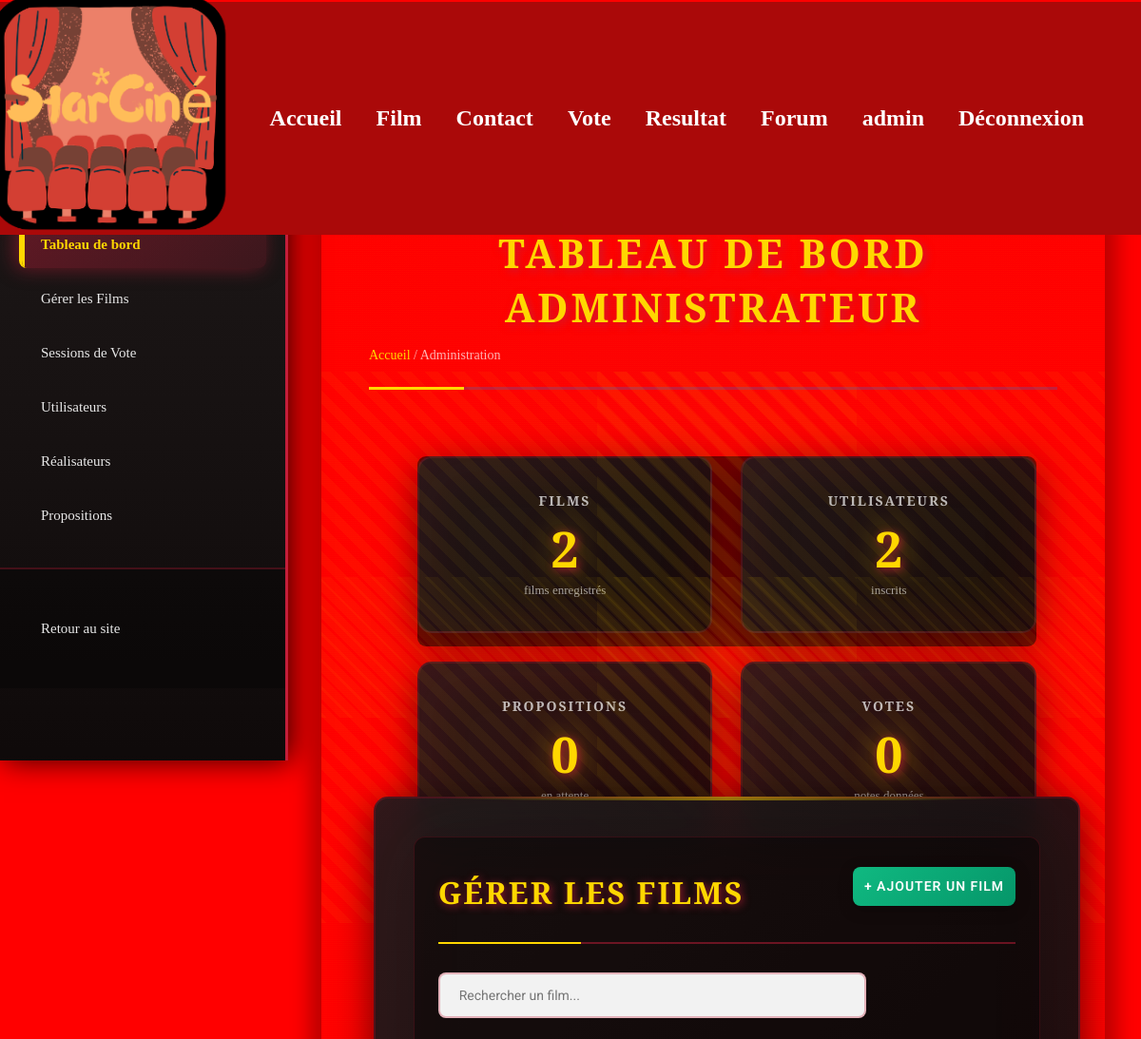
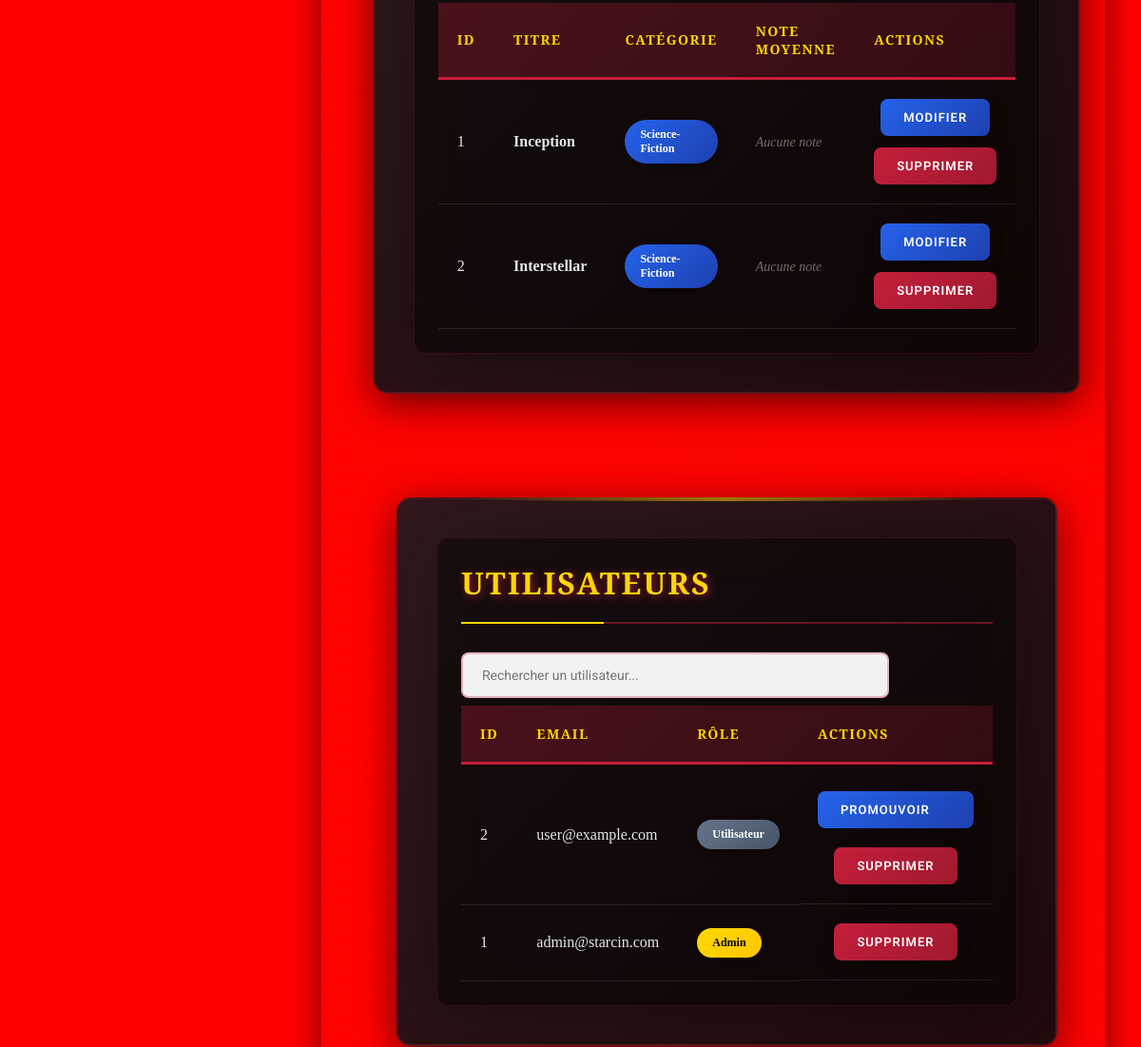
/index.php?action=admin_dashboard (signed in, upper part), run on an earlier commit of the app's database (2 pictures, top to bottom).
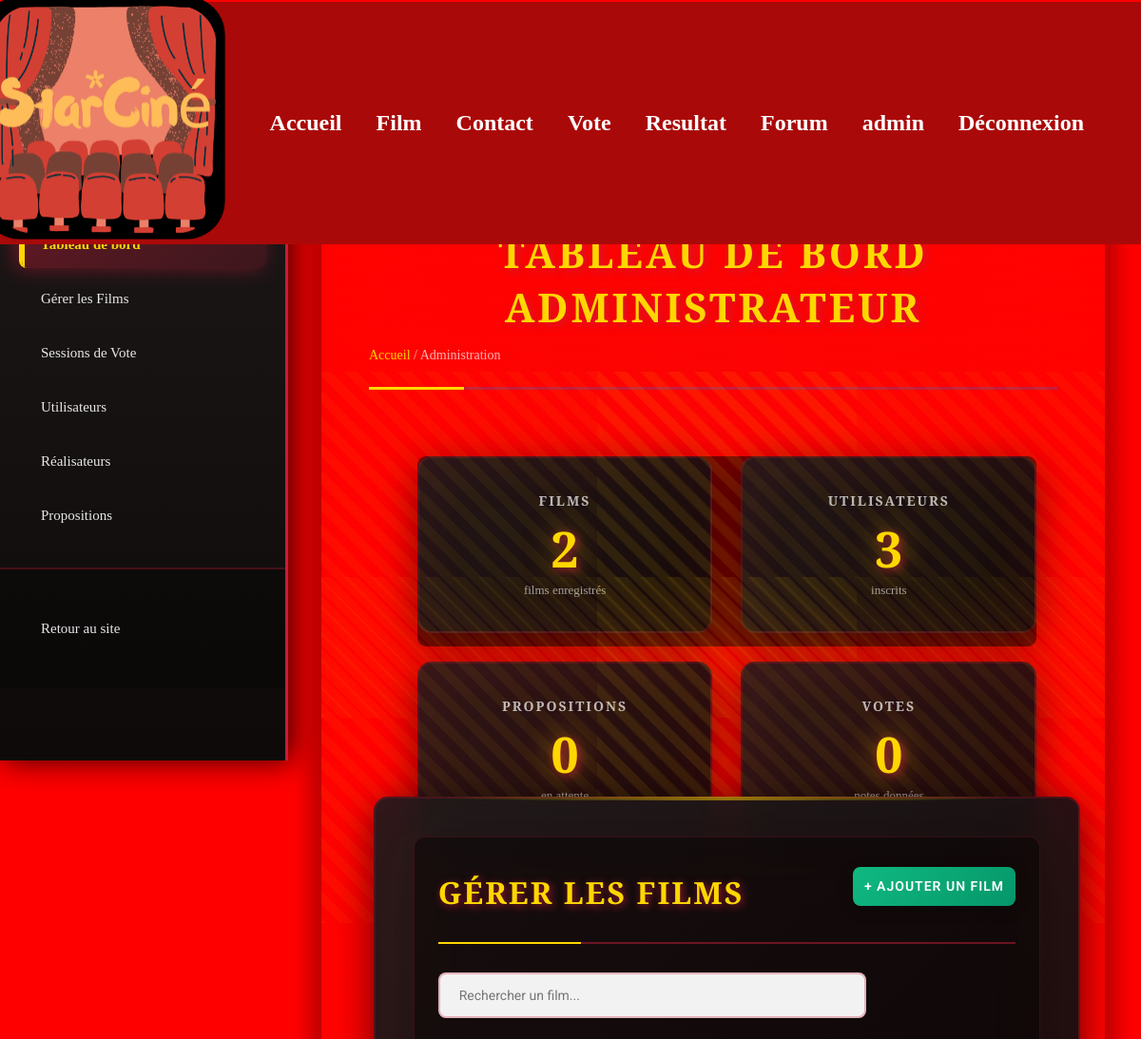
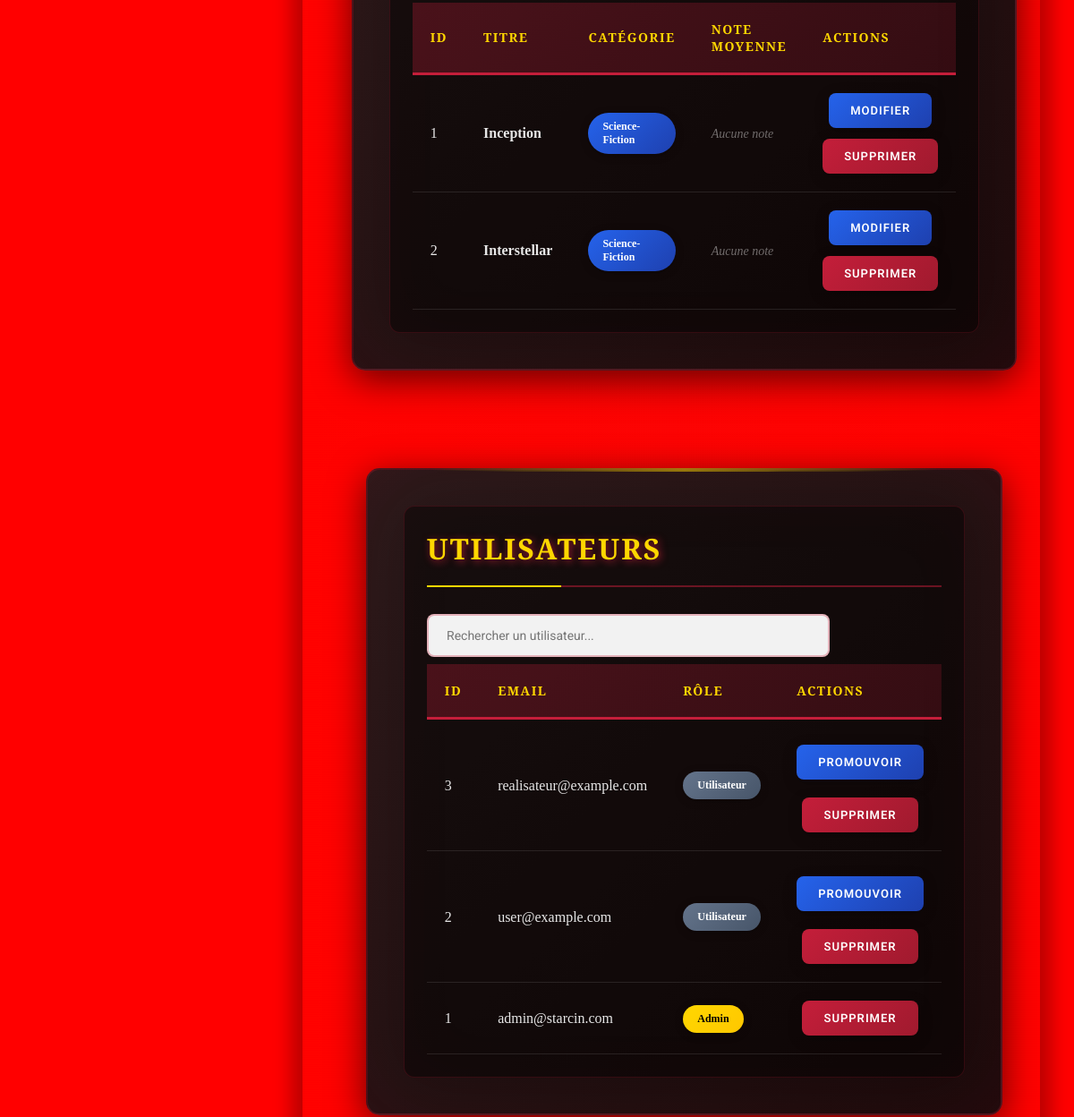
And on a later commit of the database (2 pictures, top to bottom).
### tables this page shows
CREATE TABLE IF NOT EXISTS `film` (
  `id_film` int NOT NULL AUTO_INCREMENT,
  `titre` varchar(255) NOT NULL,
  `synopsis` text NOT NULL,
  `duree` int NOT NULL COMMENT 'Durée en minutes',
  `bandeannonce` varchar(255) DEFAULT NULL COMMENT 'URL de la bande annonce',
  `datediffusion` date DEFAULT NULL,
  `categorie` varchar(100) DEFAULT NULL,
  `annee` int DEFAULT NULL,
  PRIMARY KEY (`id_film`),
  KEY `idx_film_titre` (`titre`(250))
);

CREATE TABLE IF NOT EXISTS `utilisateur` (
  `id_utilisateur` int NOT NULL AUTO_INCREMENT,
  `nom` varchar(100) NOT NULL,
  `prenom` varchar(100) NOT NULL,
  `email` varchar(191) NOT NULL,
  `mot_de_passe` varchar(255) NOT NULL,
  `ville` varchar(100) DEFAULT NULL,
  `role` varchar(50) NOT NULL DEFAULT 'user',
  PRIMARY KEY (`id_utilisateur`),
  UNIQUE KEY `email` (`email`)
);

### src/Controller/Admin/AdminDashboardController.php (called while the page is built, shortened)
<?php
require_once ROOT_DIR . 'src/Repository/AdminRepository.php';
require_once ROOT_DIR . 'src/Service/AdminStatsService.php';
require_once ROOT_DIR . 'src/Service/AdminFilmService.php';
require_once ROOT_DIR . 'src/Service/AdminUserService.php';
class AdminDashboardController
{
    private IAdminStatsService $statsService;
    private AdminFilmService $filmService;
    private AdminUserService $userService;
    public function __construct()
    {
        $this->repository = new AdminRepository();
        $this->statsService = new AdminStatsService($this->repository);
        $this->filmService = new AdminFilmService($this->repository);
        $this->userService = new AdminUserService($this->repository);
    }
    public function dashboard(): void
    {
        $stats = $this->statsService->getDashboardStats();
        $films = $this->filmService->getAllFilms();
        $users = $this->userService->getAllUsers();
        require ROOT_DIR . 'views/layout/header.php';
        require ROOT_DIR . 'views/admin/dashboard.php';
    }
}

### src/Database/DBConnection.php (called while the page is built)
<?php
class DBConnection {
    private static $instance = null;
    private $pdo;
    private $host = 'localhost';
    private $db   = 'cinema';
    private $user = 'root';
    private $pass = '';
    private $charset = 'utf8mb4';
    private function __construct() {
        $dsn = "mysql:host={$this->host};dbname={$this->db};charset={$this->charset}";
        $options = [
            PDO::ATTR_ERRMODE            => PDO::ERRMODE_EXCEPTION,
            PDO::ATTR_DEFAULT_FETCH_MODE => PDO::FETCH_ASSOC,
            PDO::ATTR_EMULATE_PREPARES   => false,
        ];
        try {
            $this->pdo = new PDO($dsn, $this->user, $this->pass, $options);
        } catch (\PDOException $e) {
            die("Erreur de connexion à la base de données : " . $e->getMessage() . " Vérifiez vos identifiants dans DBConnection.php");
        }
    }
    public static function getInstance(): DBConnection {
        if (self::$instance === null) {
            self::$instance = new DBConnection();
        }
        return self::$instance;
    }
    public function getPDO(): PDO {
        return $this->pdo;
    }
}
?>

### src/Service/AdminStatsService.php (called while the page is built, shortened)
<?php
class AdminStatsService implements IAdminStatsService
{
    private IAdminRepository $repository;
    public function __construct(IAdminRepository $repository)
    {
        $this->repository = $repository;
    }
    public function getDashboardStats(): array
    {
        return [
            'films' => $this->repository->countFilms(),
            'users' => $this->repository->countUsers(),
            'propositions' => $this->repository->countPropositions(),
            'votes' => $this->repository->countVotes()
        ];
    }
}

### src/Repository/AdminRepository.php (called while the page is built, shortened)
<?php
require_once ROOT_DIR . 'src/Database/DBConnection.php';
class AdminRepository implements IAdminRepository
{
    private PDO $db;
    public function __construct()
    {
        $this->db = DBConnection::getInstance()->getPDO();
    }
    public function countFilms(): int
    {
        return (int)$this->db->query("SELECT COUNT(*) FROM film")->fetchColumn();
    }
    public function countUsers(): int
    {
        return (int)$this->db->query("SELECT COUNT(*) FROM utilisateur")->fetchColumn();
    }
    public function countPropositions(): int
    {
        return (int)$this->db
            ->query("SELECT COUNT(*) FROM proposition_film WHERE statut='en_attente'")
            ->fetchColumn();
    }
    public function countVotes(): int
    {
        return (int)$this->db->query("SELECT COUNT(*) FROM note")->fetchColumn();
    }
    public function getFilmsWithRatings(): array
    {
        $sql = "
            SELECT f.id_film, f.titre, f.categorie, f.annee, f.synopsis, f.bandeannonce,
                   ROUND(AVG(n.valeur), 1) AS note_moyenne,
                   COUNT(n.id_note) AS nb_votes
            FROM film f
            LEFT JOIN note n ON n.id_film = f.id_film
            GROUP BY f.id_film
            ORDER BY f.titre
        ";
        $films = $this->db->query($sql)->fetchAll(PDO::FETCH_ASSOC);
        return $films;
    }
    public function getFilmImagePath(int $filmId): ?string
    {
        $imageDir = ROOT_DIR . 'public/image/';
        $extensions = ['jpg', 'jpeg', 'png', 'gif', 'webp'];
        foreach ($extensions as $ext) {
            $fileName = "film_{$filmId}.{$ext}";
            $filePath = $imageDir . $fileName;
        }
        return null;
    }
    public function getUsers(): array
    {
        $sql = "
            SELECT id_utilisateur, email, role, nom, prenom, ville
            FROM utilisateur
            ORDER BY id_utilisateur DESC
        ";
        return $this->db->query($sql)->fetchAll(PDO::FETCH_ASSOC);
    }
}

### src/Service/AdminFilmService.php (called while the page is built, shortened)
<?php
class AdminFilmService
{
    private IAdminRepository $repository;
    public function __construct(IAdminRepository $repository)
    {
        $this->repository = $repository;
    }
    public function getAllFilms(): array
    {
        return $this->repository->getFilmsWithRatings();
    }
}

### src/Service/AdminUserService.php (called while the page is built, shortened)
<?php
class AdminUserService
{
    private IAdminRepository $repository;
    public function __construct(IAdminRepository $repository)
    {
        $this->repository = $repository;
    }
    public function getAllUsers(): array
    {
        return $this->repository->getUsers();
    }
}

### views/admin/dashboard.php (the view, shortened to what the changed rows need)
<?php require ROOT_DIR . 'views/layout/header.php'; ?>
<div class="admin-container">
    <aside class="sidebar">
        <div class="sidebar-header">
            <h2>Administration</h2>
            <p class="admin-welcome">Bienvenue, <?php echo htmlspecialchars($_SESSION['user_email'] ?? 'Admin'); ?></p>
        </div>
        <nav class="sidebar-nav">
            <a href="<?php echo ROOT_PATH; ?>index.php?action=admin_dashboard" class="nav-link active">
            </a>
            <a href="<?php echo ROOT_PATH; ?>index.php?action=admin_list_films" class="nav-link">
                Gérer les Films
            </a>
            <a href="<?php echo ROOT_PATH; ?>index.php?action=admin_sessions" class="nav-link">
                Sessions de Vote
            </a>
            <a href="<?php echo ROOT_PATH; ?>index.php?action=admin_users" class="nav-link">
                Utilisateurs
            </a>
            <a href="<?php echo ROOT_PATH; ?>index.php?action=admin_realisateurs" class="nav-link">
                Réalisateurs
            </a>
            <a href="<?php echo ROOT_PATH; ?>index.php?action=admin_propositions" class="nav-link">
                Propositions
            </a>
        </nav>
        <div class="sidebar-footer">
            <a href="<?php echo ROOT_PATH; ?>index.php?action=home" class="nav-link">
                Retour au site
            </a>
        </div>
    </aside>
    <main class="content">
        <div class="content-header">
            <h1>Tableau de bord Administrateur</h1>
            <div class="breadcrumb">
                <a href="<?php echo ROOT_PATH; ?>index.php?action=home">Accueil</a> /
                <span>Administration</span>
            </div>
        </div>
        <section class="stats-cards">
            <div class="card">
                <div class="card-content">
                    <h3>Films</h3>
                    <p class="card-number"><?php echo $stats['films'] ?? 0; ?></p>
                    <span class="card-label">films enregistrés</span>
                </div>
            </div>
            <div class="card">
                <div class="card-content">
                    <h3>Utilisateurs</h3>
                    <p class="card-number"><?php echo $stats['users'] ?? 0; ?></p>
                    <span class="card-label">inscrits</span>
                </div>
            </div>
            <div class="card">
                <div class="card-content">
                    <h3>Propositions</h3>
                    <p class="card-number"><?php echo $stats['propositions'] ?? 0; ?></p>
                    <span class="card-label">en attente</span>
                </div>
            </div>
            <div class="card">
                <div class="card-content">
                    <h3>Votes</h3>
                    <p class="card-number"><?php echo number_format($stats['votes'] ?? 0, 0, ',', ' '); ?></p>
                    <span class="card-label">notes données</span>
                </div>
            </div>
        </section>
        <section id="films" class="admin-section">
            <div class="table-container">
                <div class="section-header">
                    <h2>Gérer les Films</h2>
                    <a href="<?php echo ROOT_PATH; ?>index.php?action=admin_add_film" class="btn-add">
                        + Ajouter un film
                    </a>
                </div>
                <div class="table-actions">
                    <input type="text" id="searchFilms" class="search-input" placeholder="Rechercher un film...">
                </div>
                <table class="data-table">
                    <thead>
                        <tr>
                            <th>ID</th>
                            <th>Titre</th>
                            <th>Catégorie</th>
                            <th>Note moyenne</th>
                            <th class="actions-col">Actions</th>
                        </tr>
                    </thead>
                    <tbody>
                        <?php if (empty($films)): ?>
                            <tr>
                                <td colspan="5" class="empty-state">Aucun film enregistré</td>
                            </tr>
                        <?php else: ?>
                            <?php foreach ($films as $film): ?>
                                <tr>
                                    <td><?php echo htmlspecialchars($film['id_film'] ?? ''); ?></td>
                                    <td><strong><?php echo htmlspecialchars($film['titre'] ?? 'Sans titre'); ?></strong></td>
                                    <td><span class="badge-category"><?php echo htmlspecialchars($film['categorie'] ?? 'Non définie'); ?></span></td>
                                    <td>
                                        <?php if (isset($film['note_moyenne']) && $film['note_moyenne'] != null): ?>
                                            <span class="rating"><?php echo number_format($film['note_moyenne'], 1); ?> / 5</span>
                                        <?php else: ?>
                                            <span class="no-rating">Aucune note</span>
                                        <?php endif; ?>
                                    </td>
                                    <td class="actions-cell">
                                        <a href="<?php echo ROOT_PATH; ?>index.php?action=admin_edit_film&id=<?php echo $film['id_film']; ?>" class="btn-edit" title="Modifier">
                                            Modifier
                                        </a>
                                        <a href="<?php echo ROOT_PATH; ?>index.php?action=admin_delete_film&id=<?php echo $film['id_film']; ?>"
                                           class="btn-delete"
                                           onclick="return confirm('Êtes-vous sûr de vouloir supprimer ce film ?');"
                                           title="Supprimer">
                                            Supprimer
                                        </a>
                                    </td>
                                </tr>
                            <?php endforeach; ?>
                        <?php endif; ?>
                    </tbody>
                </table>
            </div>
        </section>
        <section id="users" class="admin-section">
            <div class="table-container">
                <div class="section-header">
                    <h2>Utilisateurs</h2>
                </div>
                <input type="text" id="searchUsers" class="search-input" placeholder="Rechercher un utilisateur...">
                <table class="data-table">
                    <thead>
                        <tr>
                            <th>ID</th>
                            <th>Email</th>
                            <th>Rôle</th>
                            <th class="actions-col">Actions</th>
                        </tr>
                    </thead>
                    <tbody>
                        <?php if (empty($users)): ?>
                            <tr>
                                <td colspan="4" class="empty-state">Aucun utilisateur</td>
                            </tr>
                        <?php else: ?>
                            <?php foreach ($users as $user): ?>
                                <tr>
                                    <td><?php echo htmlspecialchars($user['id_utilisateur'] ?? ''); ?></td>
                                    <td><?php echo htmlspecialchars($user['email'] ?? ''); ?></td>
                                    <td>
                                        <span class="badge-role <?php echo ($user['role'] ?? 'user') === 'admin' ? 'badge-admin' : 'badge-user'; ?>">
                                            <?php echo ($user['role'] ?? 'user') === 'admin' ? 'Admin' : 'Utilisateur'; ?>
                                        </span>
                                    </td>
                                    <td class="actions-cell">
                                        <?php if (($user['role'] ?? 'user') !== 'admin'): ?>
                                            <button class="btn-edit" onclick="promoteUser(<?php echo $user['id_utilisateur']; ?>)" title="Promouvoir admin">
                                                Promouvoir
                                            </button>
                                        <?php endif; ?>
                                        <a href="<?php echo ROOT_PATH; ?>index.php?action=admin_delete_user&id=<?php echo $user['id_utilisateur']; ?>"
                                           class="btn-delete"
                                           onclick="return confirmDeleteUser(<?php echo $user['id_utilisateur']; ?>, '<?php echo htmlspecialchars($user['email'] ?? ''); ?>');"
                                           title="Supprimer">
                                            Supprimer
                                        </a>
                                    </td>
                                </tr>
                            <?php endforeach; ?>
                        <?php endif; ?>
                    </tbody>
                </table>
            </div>
        </section>
    </main>
</div>

What changed in the data, as far as the page shows it:
shown differently, row unchanged: film "Interstellar": id_film "2" → (not shown)
added utilisateur: id_utilisateur "3", email "realisateur@example.com", role "Utilisateur"
Also different on the page:
$stats['users']: (not shown) → "3"
